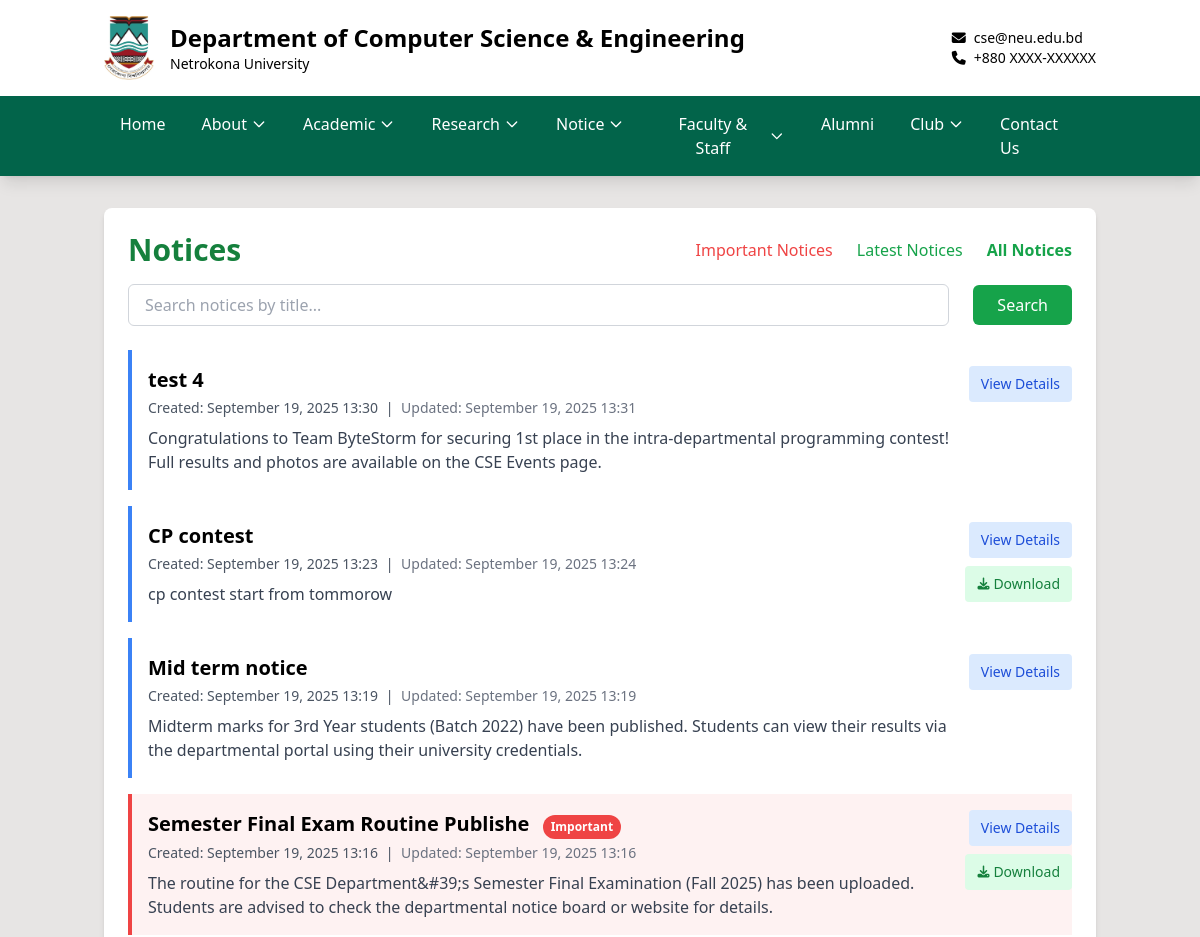
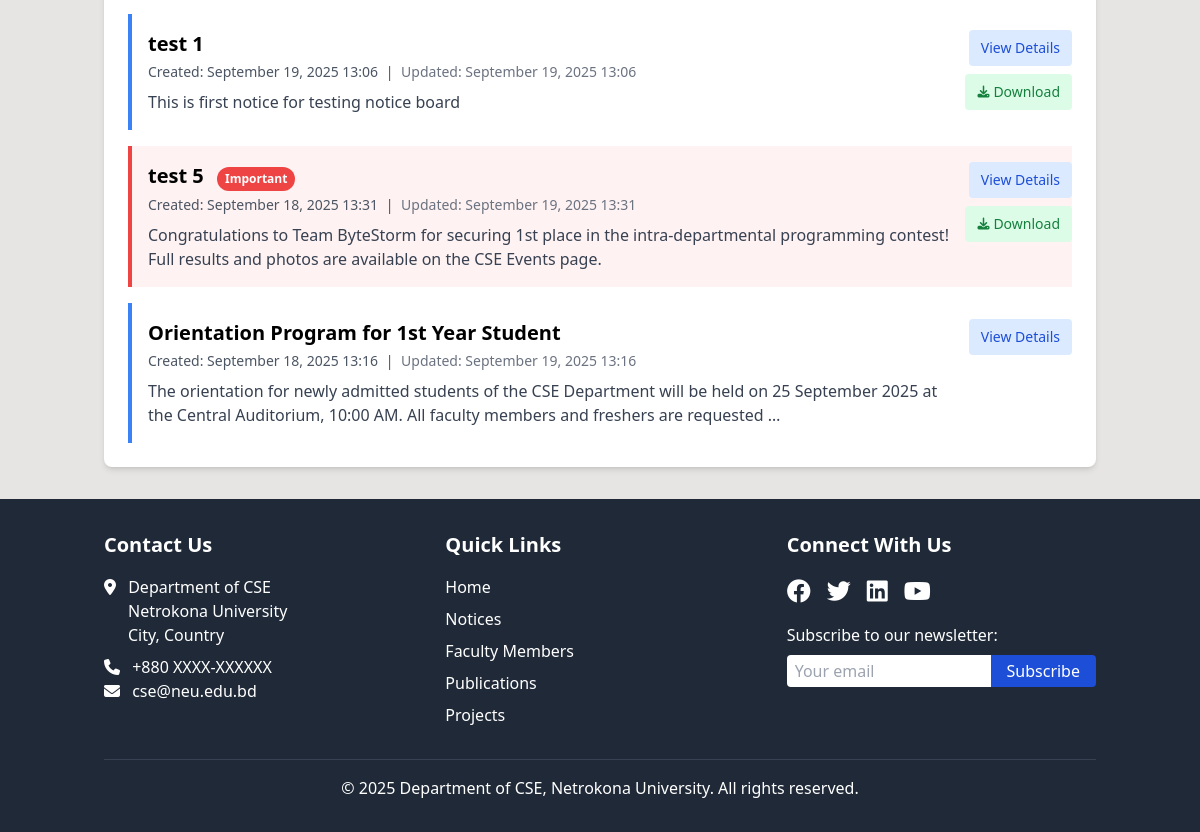
The page /notices/ on the database as committed earlier (2 pictures, top to bottom).
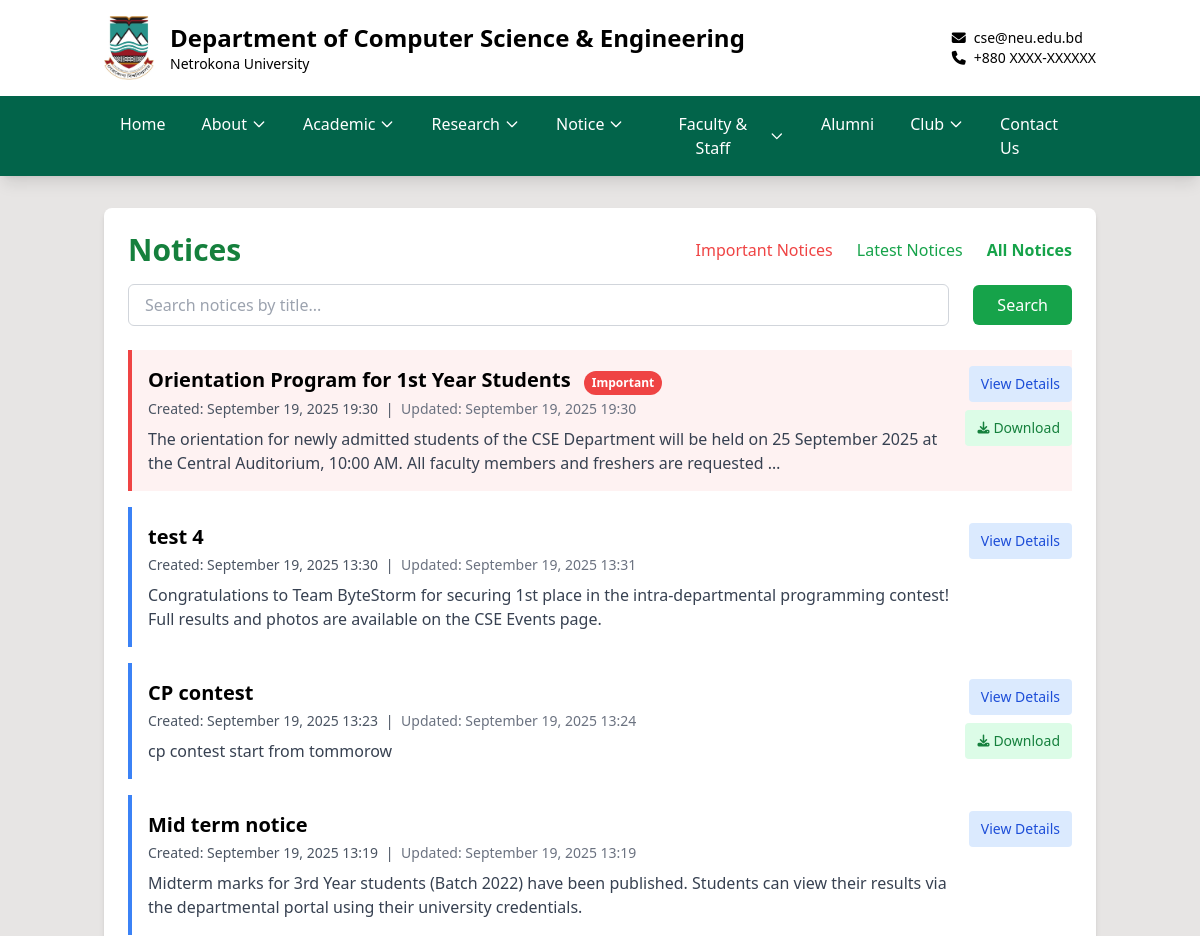
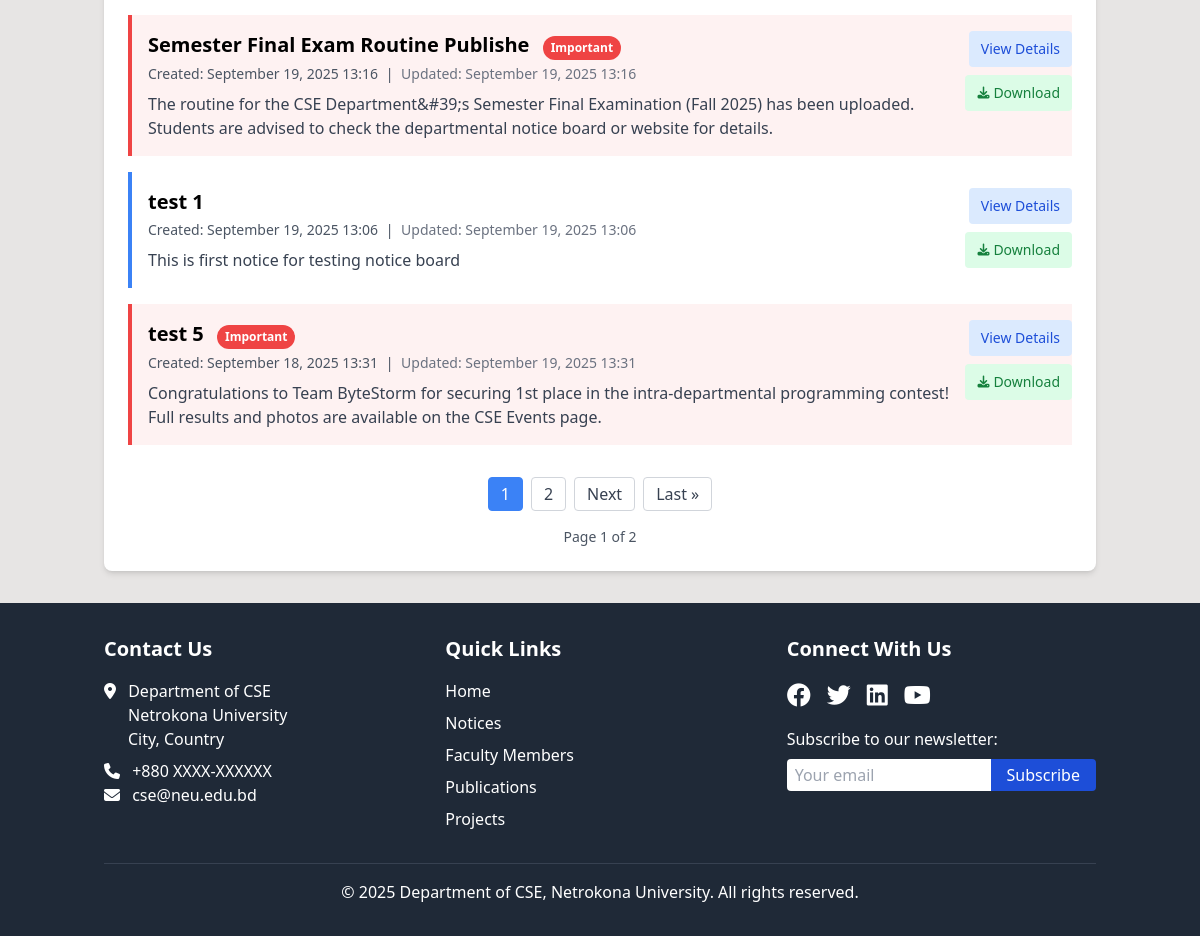
The same page on the database as committed later (2 pictures, top to bottom).
### cse_app/models.py (models this page shows, shortened)
class Notice_Board(models.Model):
    title = models.CharField(max_length=200)
    content = RichTextField()
    file = models.FileField(upload_to='notices/', blank=True, null=True)  # For download option
    created_at = models.DateTimeField(null=True, blank=True)
    updated_at = models.DateTimeField(null=True, blank=True)
    is_important = models.BooleanField(default=False)
    class Meta:
        ordering = ['-created_at']  # Newest first

### cse_app/views.py (the view)
# urls.py: path('notices/', views.notice_list, name='notice_list'),
def notice_list(request):
    notice_type = request.GET.get('type')
    search_query = request.GET.get('search', '').strip()
    notices = Notice_Board.objects.all()
    if notice_type == 'important':
        notices = notices.filter(is_important=True)
    elif notice_type == 'latest':
        notices = notices.order_by('-created_at')
    if search_query:
        notices = notices.filter(title__icontains=search_query)
    page_view, created = ViewCount.objects.get_or_create(page_name='notices')
    page_view.increment()
    paginator = Paginator(notices, 7)
    page_number = request.GET.get('page')
    page_obj = paginator.get_page(page_number)
    context = {
        'page_obj': page_obj,
        'notices': page_obj,  # This allows backward compatibility with existing template
        'notice_type': notice_type,
        'search_query': search_query,
    }
    return render(request, 'cse/notice_list.html', context)

### cse_app/context_processors.py (called while the page is built)
def scrolling_notice(request):
    notice = ScrollingNotice.objects.filter(is_active=True).first()
    return {'scrolling_notice': notice.text if notice else ''}

### cse_app/models.py (called while the page is built)
    def increment(self):
        self.count += 1
        self.save()

### templates/cse/notice_list.html (shortened to what this page needs)
{% extends '../base.html' %}
{% block content %}
<div class="bg-white rounded-lg shadow-md p-3 sm:p-4 md:p-6 max-w-7xl mx-auto" >
    <div class="space-y-4 mb-4 sm:mb-6">
        <div class="flex flex-col sm:flex-row justify-between items-start sm:items-center space-y-4 sm:space-y-0">
            <h1 class="text-xl sm:text-2xl md:text-3xl font-bold text-green-700">
                {% if notice_type == 'important' %}Important {% elif notice_type == 'latest' %}Latest {% endif %}Notices
            </h1>
            <div class="flex flex-wrap gap-2 sm:space-x-4">
                <a href="{% url 'notice_list' %}?type=important"
                   class="text-sm sm:text-base text-red-500  hover:underline {% if notice_type == 'important' %}font-bold{% endif %}">
                   Important Notices
                </a>
                <a href="{% url 'notice_list' %}?type=latest"
                   class="text-sm sm:text-base text-green-600 hover:underline {% if notice_type == 'latest' %}font-bold{% endif %}">
                   Latest Notices
                </a>
                <a href="{% url 'notice_list' %}"
                   class="text-sm sm:text-base text-green-600 hover:underline {% if not notice_type %}font-bold{% endif %}">
                   All Notices
                </a>
            </div>
        </div>
        <form method="GET" class="flex flex-col sm:flex-row items-stretch sm:items-center gap-2 sm:space-x-4">
            <div class="flex-1">
                <input type="text"
                       name="search"
                       value="{{ search_query }}"
                       placeholder="Search notices by title..."
                       class="w-full px-3 sm:px-4 py-2 text-sm sm:text-base border border-gray-300 rounded-md focus:outline-none focus:ring-2 focus:ring-blue-500">
            </div>
            <div class="flex gap-2">
                <button type="submit"
                        class="flex-grow sm:flex-grow-0 px-4 sm:px-6 py-2 bg-green-600 text-white text-sm sm:text-base rounded-md hover:bg-green-700 focus:outline-none focus:ring-2 focus:ring-green-700">
                    Search
                </button>
            </div>
        </form>
    </div>
    <div class="space-y-4">
        {% for notice in page_obj %}
        <div class="border-l-4 {% if notice.is_important %}border-red-500 bg-red-50{% else %}border-blue-500{% endif %} pl-3 sm:pl-4 py-3 sm:py-4 hover:shadow-md transition-shadow duration-200"
           >
            <div class="flex flex-col sm:flex-row justify-between items-start space-y-3 sm:space-y-0" >
                <div class="flex-1 min-w-0 w-full">
                    <h2 class="text-base sm:text-lg md:text-xl font-semibold break-words">
                        <a href="{% url 'notice_detail' notice.id %}" class="hover:underline hover:text-green-700 transition-colors duration-200">{{ notice.title }}</a>
                        {% if notice.is_important %}
                        <span class="bg-red-500 text-white text-xs px-2 py-1 rounded ml-2 inline-block rounded-full">Important</span>
                        {% endif %}
                    </h2>
                    <p class="text-xs sm:text-sm text-gray-600 mt-1">
                        {% if notice.created_at %}
                        <span>Created: {{ notice.created_at|date:"F d, Y H:i" }}</span>
                        {% endif %}
                        {% if notice.updated_at and notice.updated_at != notice.created_at %}
                        <span class="mx-1">|</span>
                        <span class="text-gray-500">Updated: {{ notice.updated_at|date:"F d, Y H:i" }}</span>
                        {% endif %}
                    </p>
                    <p class="mt-2 text-sm sm:text-base text-gray-700 line-clamp-2 sm:line-clamp-none">{{ notice.content|striptags|truncatewords:30 }}</p>
                </div>
                <div class="flex flex-row sm:flex-col items-stretch sm:items-end gap-2 sm:ml-4 w-full sm:w-auto">
                    <a href="{% url 'notice_detail' notice.id %}"
                       class="flex-1 sm:flex-none text-center px-3 py-2 bg-blue-100 text-blue-700 rounded text-sm hover:bg-blue-200 hover:text-blue-900 transition-colors duration-200 w-full sm:w-auto min-w-[100px]">
                        View Details
                    </a>
                    {% if notice.file %}
                    <a href="{% url 'download_notice' notice.pk %}"
                       class="flex-1 sm:flex-none text-center px-3 py-2 bg-green-100 text-green-700 rounded text-sm hover:bg-green-200 hover:text-green-900 transition-colors duration-200 inline-flex items-center justify-center w-full sm:w-auto min-w-[100px]">
                        <i class="fas fa-download mr-1 text-xs"></i> Download
                    </a>
                    {% endif %}
                </div>
            </div>
        </div>
        {% empty %}
        <p class="text-gray-600 py-4 text-center">No notices available.</p>
        {% endfor %}
    </div>
    {% if page_obj.paginator.num_pages > 1 %}
    <div class="mt-6 sm:mt-8 flex flex-wrap justify-center items-center gap-2">
        {% for num in page_obj.paginator.page_range %}
            {% if page_obj.number == num %}
                <span class="px-2 sm:px-3 py-1 text-sm sm:text-base rounded border border-blue-500 bg-blue-500 text-white">{{ num }}</span>
            {% elif num > page_obj.number|add:'-3' and num < page_obj.number|add:'3' %}
                <a href="?page={{ num }}{% if notice_type %}&type={{ notice_type }}{% endif %}{% if search_query %}&search={{ search_query }}{% endif %}"
                   class="px-3 py-1 rounded border border-gray-300 text-gray-700 hover:bg-gray-100">
                    {{ num }}
                </a>
            {% endif %}
        {% endfor %}
        {% if page_obj.has_next %}
            <a href="?page={{ page_obj.next_page_number }}{% if notice_type %}&type={{ notice_type }}{% endif %}{% if search_query %}&search={{ search_query }}{% endif %}"
               class="px-3 py-1 rounded border border-gray-300 text-gray-700 hover:bg-gray-100">
                Next
            </a>
            <a href="?page={{ page_obj.paginator.num_pages }}{% if notice_type %}&type={{ notice_type }}{% endif %}{% if search_query %}&search={{ search_query }}{% endif %}"
               class="px-3 py-1 rounded border border-gray-300 text-gray-700 hover:bg-gray-100">
                Last &raquo;
            </a>
        {% endif %}
    </div>
    <div class="mt-4 text-center text-sm text-gray-600">
        Page {{ page_obj.number }} of {{ page_obj.paginator.num_pages }}
    </div>
    {% endif %}
</div>
{% endblock %}

### templates/base.html (shortened to what this page needs)
{% load static %}
<!DOCTYPE html>
<html lang="en">
<head>
    <script src="https://cdn.tailwindcss.com"></script>
    <link rel="stylesheet" href="https://cdnjs.cloudflare.com/ajax/libs/font-awesome/6.4.0/css/all.min.css">
    <link href="https://unpkg.com/aos@2.3.1/dist/aos.css" rel="stylesheet">
</head>
<body class="bg-stone-200">
    {% include 'Navbar.html' %}
    <main class="container mx-auto px-4 py-8">
        {% block content %}
        {% endblock %}
    </main>
    {% include 'Footer.html' %}
</body>
</html>

### templates/Navbar.html (shortened to what this page needs)
{% load static %}
{% block content %}
<nav class="bg-custom-green text-white shadow-lg ">
<header class="bg-white text-black">
    <div class="container mx-auto px-4 py-4">
        <div class="flex justify-between items-center">
            <div class="flex items-center">
                <img src="{% static 'images/logo/neulogo.jpg' %}" alt="NeU Logo" class="h-16 mr-4">
                <div>
                    <h1 class="text-2xl font-bold">Department of Computer Science & Engineering</h1>
                    <p class="text-sm">Netrokona University</p>
                </div>
            </div>
            <div class="hidden md:block">
                <p class="text-sm"><i class="fas fa-envelope mr-2"></i>cse@neu.edu.bd</p>
                <p class="text-sm"><i class="fas fa-phone mr-2"></i>+880 XXXX-XXXXXX</p>
            </div>
        </div>
    </div>
</header>
    <div class="container mx-auto px-4">
        <div class="hidden md:flex justify-center items-center w-full">
            <div class="flex space-x-1 ">
                <a href="{% url 'home' %}" class="py-4 px-4 hover:bg-green-600 {% if request.path == '/' %}{% endif %}">Home</a>
                <div class="relative group">
                    <button class="py-4 px-4 hover:bg-green-600 flex items-center {% if request.path == '/about/' or request.path == '/chairman/' %}bg-blue-900{% endif %}">
                        About
                        <svg class="w-4 h-4 ml-1" fill="none" stroke="currentColor" viewBox="0 0 24 24" xmlns="http://www.w3.org/2000/svg">
                            <path stroke-linecap="round" stroke-linejoin="round" stroke-width="2" d="M19 9l-7 7-7-7"></path>
                        </svg>
                    </button>
                </div>
                <div class="relative group">
                    <button class="py-4 px-4 hover:bg-green-600 flex items-center">
                        Academic
                        <svg class="w-4 h-4 ml-1" fill="none" stroke="currentColor" viewBox="0 0 24 24" xmlns="http://www.w3.org/2000/svg">
                            <path stroke-linecap="round" stroke-linejoin="round" stroke-width="2" d="M19 9l-7 7-7-7"></path>
                        </svg>
                    </button>
                </div>
                <div class="relative group">
                    <button class="py-4 px-4 hover:bg-green-600 flex items-center {% if request.path == '/publications/' or request.path == '/projects/' %}bg-blue-900{% endif %}">
                        Research
                        <svg class="w-4 h-4 ml-1" fill="none" stroke="currentColor" viewBox="0 0 24 24" xmlns="http://www.w3.org/2000/svg">
                            <path stroke-linecap="round" stroke-linejoin="round" stroke-width="2" d="M19 9l-7 7-7-7"></path>
                        </svg>
                    </button>
                </div>
                <div class="relative group">
                    <button class="py-4 px-4 hover:bg-green-600 flex items-center {% if request.path == '/notices/' %}{% endif %}">
                        Notice
                        <svg class="w-4 h-4 ml-1" fill="none" stroke="currentColor" viewBox="0 0 24 24" xmlns="http://www.w3.org/2000/svg">
                            <path stroke-linecap="round" stroke-linejoin="round" stroke-width="2" d="M19 9l-7 7-7-7"></path>
                        </svg>
                    </button>
                </div>
                <div class="relative group">
                    <button class="py-4 px-4 hover:bg-green-600 flex items-center">
                        Faculty & Staff
                        <svg class="w-4 h-4 ml-1" fill="none" stroke="currentColor" viewBox="0 0 24 24" xmlns="http://www.w3.org/2000/svg">
                            <path stroke-linecap="round" stroke-linejoin="round" stroke-width="2" d="M19 9l-7 7-7-7"></path>
                        </svg>
                    </button>
                </div>
                <a href="{% url 'alumni' %}" class="py-4 px-4 hover:bg-green-600">Alumni</a>
                <div class="relative group">
                    <button class="py-4 px-4 hover:bg-green-600 flex items-center {% if request.path == '/publications/' or request.path == '/projects/' %}bg-blue-900{% endif %}">
                        Club
                        <svg class="w-4 h-4 ml-1" fill="none" stroke="currentColor" viewBox="0 0 24 24" xmlns="http://www.w3.org/2000/svg">
                            <path stroke-linecap="round" stroke-linejoin="round" stroke-width="2" d="M19 9l-7 7-7-7"></path>
                        </svg>
                    </button>
                </div>
                <a href="{% url 'contact_us' %}" class="py-4 px-4 hover:bg-green-600">Contact Us</a>
            </div>
        </div>
    </div>
</nav>
{% endblock %}

### templates/Footer.html (shortened to what this page needs)
<footer class="bg-gray-800 text-white py-8">
    <div class="container mx-auto px-4">
        <div class="grid grid-cols-1 md:grid-cols-3 gap-8">
            <div>
                <h3 class="text-xl font-bold mb-4">Contact Us</h3>
                <p><i class="fas fa-map-marker-alt mr-2"></i> Department of CSE</p>
                <p class="ml-6">Netrokona University</p>
                <p class="ml-6">City, Country</p>
                <p class="mt-2"><i class="fas fa-phone mr-2"></i> +880 XXXX-XXXXXX</p>
                <p><i class="fas fa-envelope mr-2"></i> cse@neu.edu.bd</p>
            </div>
            <div>
                <h3 class="text-xl font-bold mb-4">Quick Links</h3>
                <ul class="space-y-2">
                    <li><a href="{% url 'home' %}" class="hover:text-blue-300">Home</a></li>
                    <li><a href="{% url 'notice_list' %}" class="hover:text-blue-300">Notices</a></li>
                    <li><a href="{% url 'faculty_list' %}" class="hover:text-blue-300">Faculty Members</a></li>
                    <li><a href="{% url 'publications' %}" class="hover:text-blue-300">Publications</a></li>
                    <li><a href="{% url 'projects' %}" class="hover:text-blue-300">Projects</a></li>
                </ul>
            </div>
            <div>
                <h3 class="text-xl font-bold mb-4">Connect With Us</h3>
                <div class="flex space-x-4 mb-4">
                    <a href="#" class="text-2xl hover:text-blue-300"><i class="fab fa-facebook"></i></a>
                    <a href="#" class="text-2xl hover:text-blue-300"><i class="fab fa-twitter"></i></a>
                    <a href="#" class="text-2xl hover:text-blue-300"><i class="fab fa-linkedin"></i></a>
                    <a href="#" class="text-2xl hover:text-blue-300"><i class="fab fa-youtube"></i></a>
                </div>
                <p>Subscribe to our newsletter:</p>
                <form class="mt-2 flex">
                    <input type="email" placeholder="Your email" class="px-2 py-1 text-gray-800 rounded-l w-full">
                    <button class="bg-blue-700 px-4 py-1 rounded-r hover:bg-blue-600">Subscribe</button>
                </form>
            </div>
        </div>
        <div class="border-t border-gray-700 mt-8 pt-4 text-center">
            <p>&copy; {% now "Y" %} Department of CSE, Netrokona University. All rights reserved.</p>
        </div>
    </div>
</footer>

### templates/base.html (style rules this page uses)
:root { --custom-green: #02644A; --custom-green-hover: #00916a; }
.bg-custom-green { background-color: var(--custom-green); }

Rows that differ between the two databases and show on the page:
no longer on this page (row unchanged): Notice_Board: title "Orientation Program for 1st Year Student", created_at "September 18, 2025 13:16", updated_at "September 19, 2025 13:16", content "The orientation for newly admitted students of the CSE Department will be held on 25 September 2025 at the Central Auditorium, 10:00 AM. All faculty members and freshers are requested …"
added Notice_Board: title "Orientation Program for 1st Year Students", is_important "Important", created_at "September 19, 2025 19:30", updated_at "September 19, 2025 19:30", content "The orientation for newly admitted students of the CSE Department will be held on 25 September 2025 at the Central Auditorium, 10:00 AM. All faculty members and freshers are requested …", shows "Download"
Other text that changed with them:
{{ page_obj.number }}: (not shown) → "1"
{{ page_obj.paginator.num_pages }}: (not shown) → "2"
new list line: "1"
new list line: "2"
text now shown: "Next Last » Page of"
